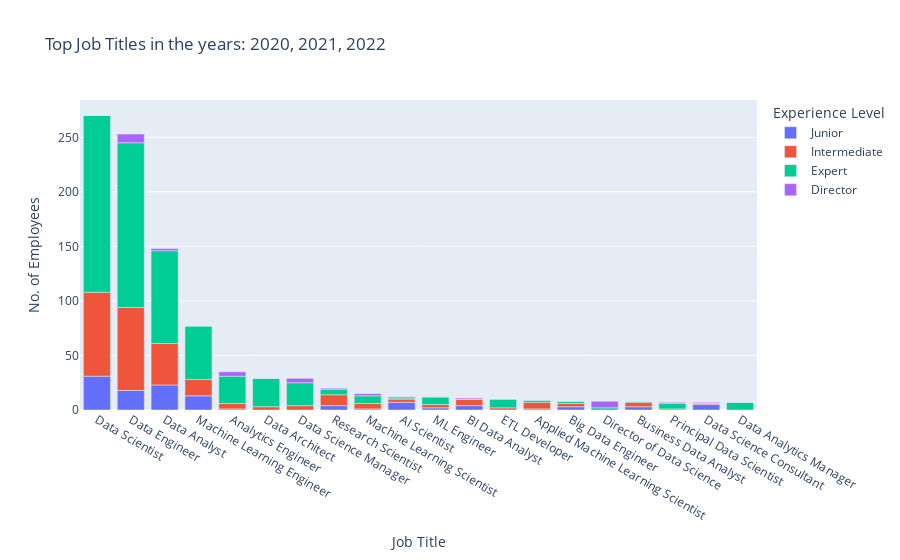

Notebook code cell kept with this figure:
### Code cell
# Employees by Job Title
def bar_job_title(df, work_years: list[int]):

    if work_years == []:
        return None, None

    df_sub = df.query("work_year in @work_years")

    top_jt = df_sub.job_title.value_counts().head(20)

    jt = (
        df_sub.groupby(by=["job_title", "experience_level"])
        .salary_in_usd.count()
        .reset_index()
        .rename(columns={"salary_in_usd": "no_of_empls"})
        .set_index("job_title")
        .loc[top_jt.index.to_list()]
        .reset_index()
    )

    no_1_jt = jt.query("job_title == @top_jt.head(1).index.values[0]")

    fig = px.bar(
        jt,
        x="job_title",
        y="no_of_empls",
        color="experience_level",
        title=f'Top Job Titles in the years: {", ".join(str(y) for y in work_years if y is not None)}',
        labels={
            "job_title": "Job Title",
            "no_of_empls": "No. of Employees",
            "experience_level": "Experience Level",
        },
    )
    # fig.update_layout(
    #     height=600,
    #     width=500
    # )

    return no_1_jt, fig


no_1, fig = bar_job_title(df=df, work_years=[2020, 2021, 2022])
print(no_1)
print(f"Top Job Title: {no_1.job_title.iloc[0]}")
print(f"Total No.of Employees: {no_1.no_of_empls.sum()} ")
# top_10_jt = jt.groupby('job_title')[['no_of_empls']].sum().sort_values(by='no_of_empls', ascending=False)
# df_sub.query('job_title == @jt_1.index[0]')
fig

### Figure 1 — Plotly figure (JSON) as saved in the notebook; plotly's stock layout.template omitted (floating-point values rounded to 4 significant figures)
{"data": [{"alignmentgroup": "True", "hovertemplate": "Experience Level=Junior<br>Job Title=%{x}<br>No. of Employees=%{y}<extra></extra>", "legendgroup": "Junior", "marker": {"color": "#636efa", "pattern": {"shape": ""}}, "name": "Junior", "offsetgroup": "Junior", "orientation": "v", "showlegend": true, "textposition": "auto", "type": "bar", "x": ["Data Scientist", "Data Engineer", "Data Analyst", "Machine Learning Engineer", "Analytics Engineer", "Data Architect", "Data Science Manager", "Research Scientist", "Machine Learning Scientist", "AI Scientist", "ML Engineer", "BI Data Analyst", "ETL Developer", "Applied Machine Learning Scientist", "Big Data Engineer", "Director of Data Science", "Business Data Analyst", "Principal Data Scientist", "Data Science Consultant", "Data Analytics Manager"], "xaxis": "x", "y": [31, 18, 23, 13, 1, 0, 0, 4, 1, 7, 2, 4, 0, 1, 3, 0, 3, 0, 5, 0], "yaxis": "y"}, {"alignmentgroup": "True", "hovertemplate": "Experience Level=Intermediate<br>Job Title=%{x}<br>No. of Employees=%{y}<extra></extra>", "legendgroup": "Intermediate", "marker": {"color": "#EF553B", "pattern": {"shape": ""}}, "name": "Intermediate", "offsetgroup": "Intermediate", "orientation": "v", "showlegend": true, "textposition": "auto", "type": "bar", "x": ["Data Scientist", "Data Engineer", "Data Analyst", "Machine Learning Engineer", "Analytics Engineer", "Data Architect", "Data Science Manager", "Research Scientist", "Machine Learning Scientist", "AI Scientist", "ML Engineer", "BI Data Analyst", "ETL Developer", "Applied Machine Learning Scientist", "Big Data Engineer", "Director of Data Science", "Business Data Analyst", "Principal Data Scientist", "Data Science Consultant", "Data Analytics Manager"], "xaxis": "x", "y": [77, 76, 38, 15, 5, 3, 4, 10, 5, 3, 3, 6, 2, 6, 3, 0, 4, 1, 1, 0], "yaxis": "y"}, {"alignmentgroup": "True", "hovertemplate": "Experience Level=Expert<br>Job Title=%{x}<br>No. of Employees=%{y}<extra></extra>", "legendgroup": "Expert", "marker": {"color": "#00cc96", "pattern": {"shape": ""}}, "name": "Expert", "offsetgroup": "Expert", "orientation": "v", "showlegend": true, "textposition": "auto", "type": "bar", "x": ["Data Scientist", "Data Engineer", "Data Analyst", "Machine Learning Engineer", "Analytics Engineer", "Data Architect", "Data Science Manager", "Research Scientist", "Machine Learning Scientist", "AI Scientist", "ML Engineer", "BI Data Analyst", "ETL Developer", "Applied Machine Learning Scientist", "Big Data Engineer", "Director of Data Science", "Business Data Analyst", "Principal Data Scientist", "Data Science Consultant", "Data Analytics Manager"], "xaxis": "x", "y": [162, 151, 85, 49, 25, 26, 21, 5, 7, 1, 7, 0, 8, 2, 2, 2, 1, 5, 0, 7], "yaxis": "y"}, {"alignmentgroup": "True", "hovertemplate": "Experience Level=Director<br>Job Title=%{x}<br>No. of Employees=%{y}<extra></extra>", "legendgroup": "Director", "marker": {"color": "#ab63fa", "pattern": {"shape": ""}}, "name": "Director", "offsetgroup": "Director", "orientation": "v", "showlegend": true, "textposition": "auto", "type": "bar", "x": ["Data Scientist", "Data Engineer", "Data Analyst", "Machine Learning Engineer", "Analytics Engineer", "Data Architect", "Data Science Manager", "Research Scientist", "Machine Learning Scientist", "AI Scientist", "ML Engineer", "BI Data Analyst", "ETL Developer", "Applied Machine Learning Scientist", "Big Data Engineer", "Director of Data Science", "Business Data Analyst", "Principal Data Scientist", "Data Science Consultant", "Data Analytics Manager"], "xaxis": "x", "y": [0, 8, 2, 0, 4, 0, 4, 1, 2, 1, 0, 1, 0, 0, 0, 6, 0, 1, 1, 0], "yaxis": "y"}], "layout": {"barmode": "relative", "legend": {"title": {"text": "Experience Level"}, "tracegroupgap": 0}, "title": {"text": "Top Job Titles in the years: 2020, 2021, 2022"}, "xaxis": {"anchor": "y", "domain": [0, 1], "title": {"text": "Job Title"}}, "yaxis": {"anchor": "x", "domain": [0, 1], "title": {"text": "No. of Employees"}}}}
